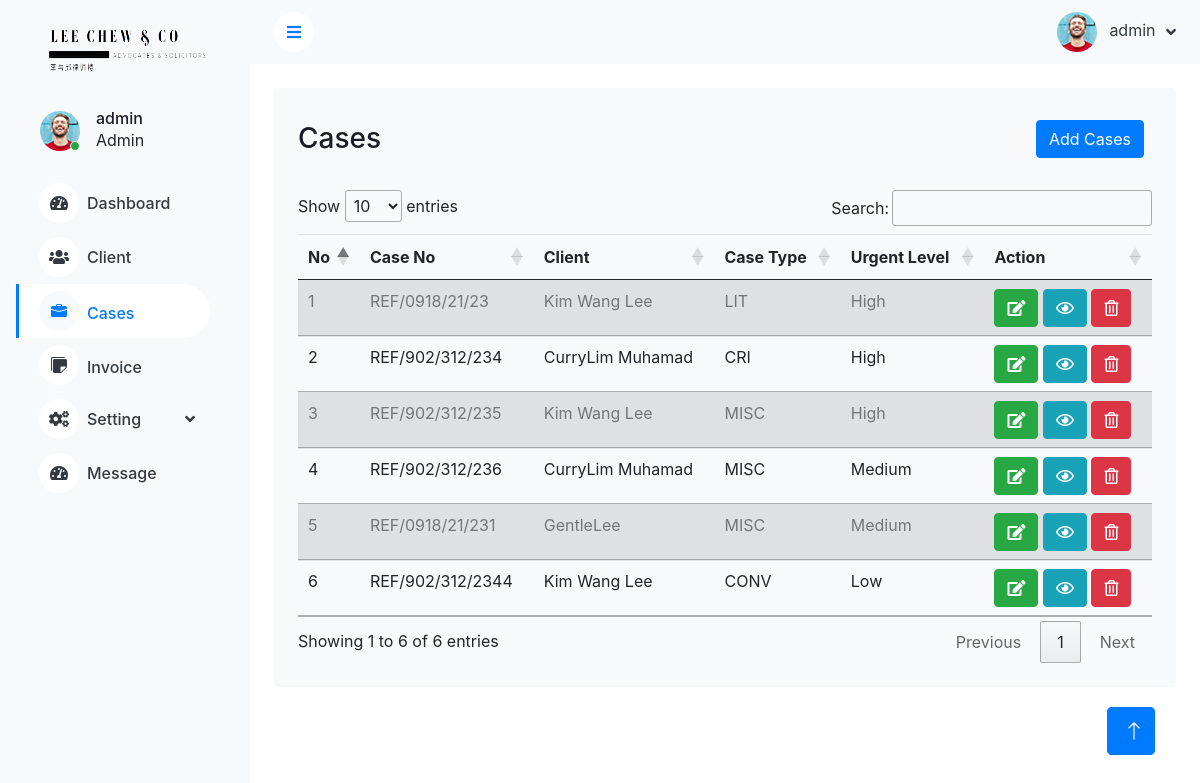
Page /list_case/ (signed in) on the committed database.
### myadmin/models.py (models this page shows, shortened)
class Case(models.Model):
    CASE_TYPE = [
    ('MISC','MISC'),
    ('CRI','CRI'),
    ('LIT','LIT'),
    ('CONV','CONV'),
    ]
    ref_no = models.CharField(max_length=255, unique=True)
    client_role = models.ForeignKey(ClientRole, on_delete=models.CASCADE)
    clients = models.ForeignKey(ClientRecord,on_delete=models.CASCADE)
    respondent_name = models.CharField(max_length=255,blank=True)
    respondent_advocate = models.CharField(max_length=255,blank=True)
    case_type = models.CharField(max_length=255, choices=CASE_TYPE)
    case_description = models.TextField(blank=True)
    sense_of_urgent = models.CharField(max_length=20)
    court_no = models.CharField(max_length=40, blank=True)
    court_type = models.ForeignKey(CourtType, on_delete=models.CASCADE, null=True, blank=True)
    judge_name =  models.CharField(max_length=100, blank=True)
    court_remark = models.TextField(blank=True)
    uniqueId = models.CharField(null=True, blank=True, max_length=100)
    slug = models.SlugField(max_length=500, unique=True, blank=True, null=True)
    date_created = models.DateTimeField(blank=True, null=True)
    last_updated = models.DateTimeField(blank=True, null=True)

class ClientRecord(models.Model):
    GENDER_CHOICE = [("male", "Male"), ("female", "Female"), ("other", "Other")]
    created_at = models.DateTimeField(auto_now_add=True)
    created_by = models.ForeignKey(User, blank=True, on_delete=models.CASCADE, null=True)
    full_name = models.CharField(max_length=100)
    identity = models.CharField(max_length=50, unique=True)
    gender = models.CharField(max_length=10, choices=GENDER_CHOICE)
    phone_number = models.CharField(max_length=50)
    email = models.EmailField()
    address1 = models.CharField(max_length=200)
    address2 = models.CharField(max_length=200, blank=True)
    city = models.CharField(max_length=100)
    postcode = models.CharField(max_length=20)
    state = models.CharField(max_length=100)
    country = models.CharField(max_length=100)
    remark = models.CharField(max_length=500, blank=True,)
    agent_fullname = models.CharField(max_length=100, blank=True)
    agent_ph = models.CharField(max_length=50, blank=True)
    agent_identity = models.CharField(max_length=50, blank=True)
    latitude = models.FloatField(blank=True)
    longitude = models.FloatField(blank=True)
    uniqueId = models.CharField(null=True, blank=True, max_length=100)
    slug = models.SlugField(max_length=500, unique=True, blank=True, null=True)
    date_created = models.DateTimeField(blank=True, null=True)
    last_updated = models.DateTimeField(blank=True, null=True)
    def __str__(self):
        return f"{self.full_name}"

### myadmin/views.py (the view)
# urls.py: path("list_case/", views.list_case, name="list_case"),
def list_case(request, ):
    record = Case.objects.all()
    return render(request, "main/case/list_case.html", { "records": record})

### myadmin/models.py (called while the page is built)
    def __str__(self):
        return f"{self.client_role}"

### myadmin/templates/main/case/list_case.html (shortened to what this page needs)
{% extends "navigation/base.html" %} {% block content %} {% load static %}
<div class="container-fluid pt-4 px-4">
    <div class="bg-light text-center rounded p-4">
        <div class="d-flex align-items-center justify-content-between mb-4">
            <h3 class="mb-0">Cases</h3>
            <a href="{%url 'create_case_view' %}">
                <button type="button" class="btn btn-primary w-30 m-2" data-bs-toggle="modal" data-bs-target="#addCourtTypeModal">
                    Add Cases
                    </button>
            </a>
        </div>
        <div class="table-responsive">
            <table id="caseTable" class="table table-striped table-hover">
                <thead>
                    <tr>
                        <th scope="col">No</th>
                        <th scope="col">Case No</th>
                        <th scope="col">Client</th>
                        <th scope="col">Case Type</th>
                        <th scope="col">Urgent Level</th>
                        <th scope="col">Action</th>
                    </tr>
                </thead>
                <tbody>
                    {% if records %} {% for record in records %}
                    <tr>
                        <td>{{ forloop.counter }}</td>
                        <td>{{ record.ref_no }}</td>
                        <td>{{ record.clients }}</td>
                        <td>{{ record.case_type }}</td>
                        <td>{{ record.sense_of_urgent }}</td>
                        <td>
                            <a href="{%url 'update_case_client' pk=record.id%}">
                                <button class="btn btn-success edit-button">
                                <i class="fas fa-edit"></i>
                            </button>
                            </a>
                            <button type="button" class="btn btn-info view-button" data-record-id="{{ record.id }}" data-bs-toggle="modal" data-bs-target="#viewConfirmationModal{{ record.id }}">
                                <i class="far fa-eye"></i>
                            </button>
                            <button type="button" class="btn btn-danger delete-button" data-record-id="{{ record.id }}" data-bs-toggle="modal" data-bs-target="#deleteConfirmationModal">
                                <i class="far fa-trash-alt"></i>
                            </button>
                        </td>
                    </tr>
                    {% endfor %} {% endif %}
                </tbody>
            </table>
        </div>
    </div>
    <a href="# " class="btn btn-lg btn-primary btn-lg-square back-to-top "></a>
</div>
</body>
</html>
{%endblock%}

### myadmin/templates/navigation/base.html (shortened to what this page needs)
<!DOCTYPE html>
<html lang="en">
{% load static %}
<head>
    <head>
        <link rel="stylesheet" href="https://cdnjs.cloudflare.com/ajax/libs/font-awesome/5.10.0/css/all.min.css">
        <link rel="stylesheet" href="https://cdn.jsdelivr.net/npm/bootstrap-icons@1.4.1/font/bootstrap-icons.css">
        <link rel="stylesheet" href="{% static 'lib/owlcarousel/assets/owl.carousel.min.css' %}">
        <link rel="stylesheet" href="{% static 'lib/tempusdominus/css/tempusdominus-bootstrap-4.min.css' %}">
        <link rel="stylesheet" href="{% static 'css/bootstrap.min.css' %}">
        <link rel="stylesheet" href="{% static 'css/style.css' %}">
        <link rel="stylesheet" href="{% static 'css/style2.css' %}">
        <link rel="stylesheet" href="https://cdn.datatables.net/1.13.6/css/jquery.dataTables.min.css">
        <link rel="stylesheet" href="https://cdn.jsdelivr.net/npm/intl-tel-input@18.2.1/build/css/intlTelInput.css">
        <link rel="stylesheet" href="{% static 'css/datatables.css' %}">
        <link rel="stylesheet" href="{% static 'css/datatables.min.css' %}">
        <link rel="stylesheet" href="https://stackpath.bootstrapcdn.com/bootstrap/4.5.2/css/bootstrap.min.css">
        <link rel="stylesheet" href="https://unpkg.com/folium@0.12.1/folium.css" />
    </head>
</head>
<body>
    <div class="container-xxl position-relative bg-white d-flex p-0">
        <aside class="sidebar pe-4 pb-3">
            <nav class="navbar bg-light navbar-light">
                <a href="{% url 'dashboard'  %}" class="navbar-brand mx-4 mb-3">
                    <img src="{% static 'images/logo.png' %}" alt="" style="width: 180px; height: 75px;">
                </a>
                <div class="d-flex align-items-center ms-4 mb-4">
                    <div class="position-relative">
                        <img class="rounded-circle" src="{% static 'images/user.jpg' %}" alt="" style="width: 40px; height: 40px;">
                        <div class="bg-success rounded-circle border border-2 border-white position-absolute end-0 bottom-0 p-1"></div>
                    </div>
                    <div class="ms-3">
                        <h6 class="mb-0">{{request.user.username}}</h6>
                        <span>Admin</span>
                    </div>
                </div>
                <div class="navbar-nav w-100">
                    <a href="{% url 'dashboard'  %}" class="nav-item nav-link {% if 'dashboard' in request.path %}active{% endif %}">
                        <i class="fa fa-tachometer-alt me-2"></i>Dashboard
                    </a>
                    <a href="{% url 'view_all_client' %}" class="nav-item nav-link {% if 'view_all_client' in request.path or 'add_client_view' in request.path%}active{% endif %}">
                        <i class="fa fa-users me-2"></i>Client
                    </a>
                    <a href="{% url 'list_case' %}" class="nav-item nav-link {% if 'list_case' in request.path or 'create_case_view' in request.path%}active{% endif %}">
                        <i class="bi bi-briefcase-fill me-2"></i>Cases
                    </a>
                    <a href="{% url 'invoices' %}" class="nav-item nav-link {% if 'invoices' in request.path or 'create-build' in request.path or 'pdf_invoice' in request.path %}active{% endif %}">
                        <i class="bi bi-stickies-fill me-2"></i>Invoice
                    </a>
                    <div class="nav-item dropdown">
                        <a href="#" class="nav-link dropdown-toggle {% if 'client_role' in request.path or 'court_type' in request.path or 'balance_sheet' in request.path %}active show{% endif %}" data-bs-toggle="dropdown">
                            <i class="fa fa-cogs me-2"></i>Setting
                        </a>
                    </div>
                    <a href="#" class="nav-item nav-link {% if '#' in request.path %}active{% endif %}">
                        <i class="fa fa-tachometer-alt me-2"></i>Message
                    </a>
                </div>
            </nav>
        </aside>
        <div class="content">
            <nav class="navbar navbar-expand bg-light navbar-light sticky-top px-4 py-0">
                <a href="#" class="sidebar-toggler flex-shrink-0">
                    <i class="fa fa-bars"></i>
                </a>
                <div class="navbar-nav align-items-center ms-auto">
                    <div class="nav-item dropdown">
                        <div class="nav-item dropdown">
                            <a href="#" class="nav-link dropdown-toggle" data-bs-toggle="dropdown">
                                <img class="rounded-circle me-lg-2" src="{% static 'images/user.jpg'%}" alt="" style="width: 40px; height: 40px;">
                                <span class="d-none d-lg-inline-flex">{{request.user.username}}</span>
                            </a>
                        </div>
                    </div>
                </div>
            </nav>
            {%block content%} {%endblock%}
        <a href="#" class="btn btn-lg btn-primary btn-lg-square back-to-top"><i class="bi bi-arrow-up"></i></a>
</body>
</html>

### myadmin/static/css/style.css (style rules this page uses)
:root { --primary: #009CFF; --light: #F3F6F9; --dark: #191C24; }
.back-to-top { position: fixed; display: none; right: 45px; bottom: 45px; z-index: 99; }
.btn { transition: .5s; }
.btn.btn-primary { color: #FFFFFF; }
.btn-lg-square { width: 48px; height: 48px; }
.btn-square, .btn-sm-square, .btn-lg-square { padding: 0; display: inline-flex; align-items: center; justify-content: center; font-weight: normal; border-radius: 50px; }
.sidebar { position: fixed; top: 0; left: 0; bottom: 0; width: 250px; height: 100vh; overflow-y: auto; background: var(--light); transition: 0.5s; z-index: 999; }
.content { margin-left: 250px; min-height: 100vh; background: #FFFFFF; transition: 0.5s; }
@media (min-width: 992px) { .sidebar { margin-left: 0; } }
@media (min-width: 992px) { .content { width: calc(100% - 250px); } }
.sidebar .navbar .navbar-nav .nav-link { padding: 7px 20px; color: var(--dark); font-weight: 500; border-left: 3px solid var(--light); border-radius: 0 30px 30px 0; outline: none; }
.sidebar .navbar .navbar-nav .nav-link:hover, .sidebar .navbar .navbar-nav .nav-link.active { color: var(--primary); background: #FFFFFF; border-color: var(--primary); }
.sidebar .navbar .navbar-nav .nav-link i { width: 40px; height: 40px; display: inline-flex; align-items: center; justify-content: center; background: #FFFFFF; border-radius: 40px; }
.sidebar .navbar .navbar-nav .nav-link:hover i, .sidebar .navbar .navbar-nav .nav-link.active i { background: var(--light); }
.sidebar .navbar .dropdown-toggle::after { position: absolute; top: 15px; right: 15px; border: none; content: "\f107"; font-family: "Font Awesome 5 Free"; font-weight: 900; transition: .5s; }
.content .navbar .navbar-nav .nav-link { margin-left: 25px; padding: 12px 0; color: var(--dark); outline: none; }
.content .navbar .sidebar-toggler, .content .navbar .navbar-nav .nav-link i { width: 40px; height: 40px; display: inline-flex; align-items: center; justify-content: center; background: #FFFFFF; border-radius: 40px; }
.content .navbar .dropdown-toggle::after { margin-left: 6px; vertical-align: middle; border: none; content: "\f107"; font-family: "Font Awesome 5 Free"; font-weight: 900; transition: .5s; }

### rows in the picture
Case: ref_no "REF/0918/21/23", clients "Kim Wang Lee", case_type "LIT", sense_of_urgent "High"
Case: ref_no "REF/902/312/234", clients "CurryLim Muhamad", case_type "CRI", sense_of_urgent "High"
Case: ref_no "REF/902/312/235", clients "Kim Wang Lee", case_type "MISC", sense_of_urgent "High"
Case: ref_no "REF/902/312/236", clients "CurryLim Muhamad", case_type "MISC", sense_of_urgent "Medium"
Case: ref_no "REF/0918/21/231", clients "GentleLee", case_type "MISC", sense_of_urgent "Medium"
Case: ref_no "REF/902/312/2344", clients "Kim Wang Lee", case_type "CONV", sense_of_urgent "Low"

### other values in the picture
{{ request.user.username }} "admin"
